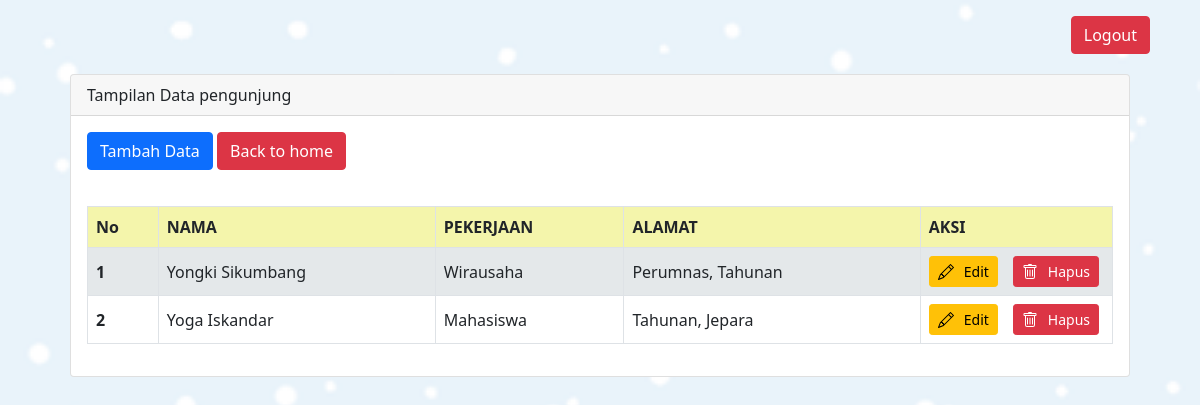
Screenshot of /pengunjung/index.php (signed in) with the database file from the repository.
### tables this page shows
CREATE TABLE `pengunjung` (
  `id` int NOT NULL,
  `nama` varchar(200) NOT NULL,
  `pekerjaan` varchar(200) NOT NULL,
  `alamat` varchar(200) NOT NULL
);

### pengunjung/index.php (the view, shortened to what this page needs)
<?php
$koneksi = mysqli_connect("localhost", "root", "", "perpusda");
?>
<!DOCTYPE html>
<html lang="en">
<head>
    <link href="https://cdn.jsdelivr.net/npm/bootstrap@5.0.2/dist/css/bootstrap.min.css" rel="stylesheet"
>
</head>
<body>
    <div class="mx-auto">
        <div class="d-flex justify-content-end my-3">
            <a href="../logout.php" class="btn btn-danger">Logout</a>
        </div>
        <div class="card">
            <div class="card-header">
                Tampilan Data pengunjung
            </div>
            <div class="card-body">
                <a href="create.php" class="btn btn-primary mb-3">Tambah Data</a>
                <a href="../index.php" class="btn btn-danger mb-3">Back to home</a>
                <table class="table table-bordered table-striped">
                    <thead>
                        <tr>
                            <th scope="col">No</th>
                            <th scope="col">NAMA</th>
                            <th scope="col">PEKERJAAN</th>
                            <th scope="col">ALAMAT</th>
                            <th scope="col" style="width: 20px;">AKSI</th>
                        </tr>
                    </thead>
                    <tbody>
                        <?php
                        $result = mysqli_query($koneksi, "SELECT *from pengunjung ORDER BY id DESC");
                        $nomor_urut = 1;
                        while ($r1 = mysqli_fetch_array($result)) {
                            $id = $r1['id'];
                            $nama = $r1['nama'];
                            $alamat = $r1['alamat'];
                            $pekerjaan = $r1['pekerjaan']; ?>
                            <tr>
                                <th scope="row"><?php echo $nomor_urut++ ?></th>
                                <td><?php echo $nama ?></td>
                                <td><?php echo $pekerjaan ?></td>
                                <td><?php echo $alamat ?></td>
                                <td>
                                    <div class="action-buttons">
                                        <a href="edit.php?id=<?php echo $id ?>"
                                            class="btn btn-warning btn-sm btn-icon-text">
                                            Edit
                                        </a>
                                        <a href="delete.php?op=delete&id=<?php echo $id ?>"
                                            class="btn btn-danger btn-sm btn-icon-text"
                                            onclick="return confirm('Apakah Anda yakin ingin menghapus data ini?')">
                                            Hapus
                                        </a>
                                    </div>
                                </td>
                            </tr>
                        <?php } ?>
                    </tbody>
                </table>
            </div>
        </div>
    </div>
</body>
</html>

### pengunjung/index.php (style rules this page uses)
html, body { background-image: url(../blue-snow.png); background-size: cover; background-attachment: fixed; }
.mx-auto { width: 1100px; }
.card { margin: 20px; }
table { margin-top: 20px; }
th, td { vertical-align: middle; }
.table-striped tbody tr:nth-of-type(odd) { background-color: #f0f4f7; }
.table-striped thead { background-color: #f4f5ab; }
.btn-icon-text { display: inline-flex; align-items: center; gap: 5px; margin-right: 5px; }
.btn-icon-text svg { margin-right: 5px; }
.action-buttons { display: flex; gap: 10px; }

### rows the page displays
pengunjung: nama "Yongki Sikumbang", pekerjaan "Wirausaha", alamat "Perumnas, Tahunan"
pengunjung: nama "Yoga Iskandar", pekerjaan "Mahasiswa", alamat "Tahunan, Jepara"
